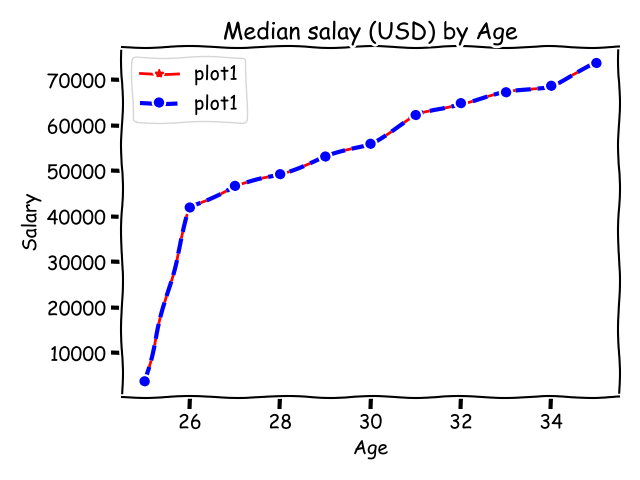

Python code for this plot:
# https://www.youtube.com/watch?v=UO98lJQ3QGI
# https://www.youtube.com/watch?v=UO98lJQ3QGI&list=PL-osiE80TeTvipOqomVEeZ1HRrcEvtZB_

from cProfile import label
from matplotlib import pyplot as plt

# first plot=======================================================
print(plt.style.available)
# plt.style.use("fivethirtyeight") #- big text
# plt.style.use("ggplot") #- shaded grid
plt.xkcd()  # non-informal style - funny

# x-axis
dev_x = [25, 26, 27, 28, 29, 30, 31, 32, 33, 34, 35]
# y-axis
dev_y = [3800, 42000, 46752, 49320, 53200, 56000, 62316, 64928, 67317, 68748, 73752]

# format string: fmt = [marker][line][color]; like in MATLAB

plt.plot(dev_x, dev_y, "*-r", label="plot1")  # okay
plt.plot(
    dev_x, dev_y, color="b", linestyle="--", marker="o", label="plot1", linewidth=3
)  # also okay
# color hex like '#444444' can be used; 2 letters for R, G & B.


# plt.legend(["plot 1", "plot 2"])

plt.title("Median salay (USD) by Age")
plt.ylabel("Salary")
plt.xlabel("Age")
plt.legend()
plt.grid(True)

plt.tight_layout()

plt.savefig("matplotlib1.png")
# plt.show()

# second plot BAR====================================================
from matplotlib import pyplot as plt2

plt2.bar(dev_x, dev_y, "*-r", label="plot1")  # okay
plt2.tight_layout()
plt2.show()
